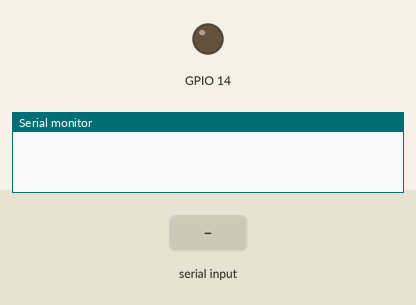
This sketch was run on a simulated ESP32. Shown: output pins drawn as LEDs (lit = HIGH), the last lines printed to the serial monitor. The test bench sets the inputs (shaded band). Nothing arrives over Bluetooth unless stated.

Above: at 1.2 s.
1.3 s: "LED ON" received over the second serial link
At 3.3 s:
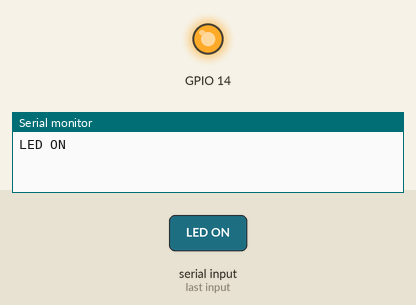
3.8 s: "LED OFF" received over the second serial link
At 5.2 s:
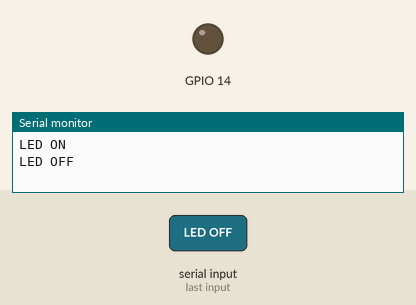
Timing chart, 0 to 6.8 s (numbered marks = the images above; inputs shaded):
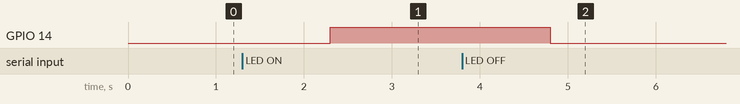

Measured:
- after the input at 1.3 s, GPIO 14: LOW → HIGH after 1.0 s
- after the input at 3.8 s, GPIO 14: HIGH → LOW after 1.0 s

The sketch:

BLE_Simple.ino
```cpp
#include <BluetoothSerial.h>

BluetoothSerial BT;

void setup() {
  // put your setup code here, to run once:
  pinMode(14, OUTPUT);
  Serial.begin(115200);
  BT.begin("SussyTeeth"); //設定裝置名稱
}

void loop() {
  // put your main code here, to run repeatedly:
  while (BT.available()) {
    //讀取藍芽資料
    String BTdata=BT.readString();
    if (BTdata == "LED ON") digitalWrite(14, HIGH);
    else if (BTdata == "LED OFF") digitalWrite(14, LOW);
    //顯示在序列視窗
    Serial.println(BTdata);
  }
  delay(1);
}
```
